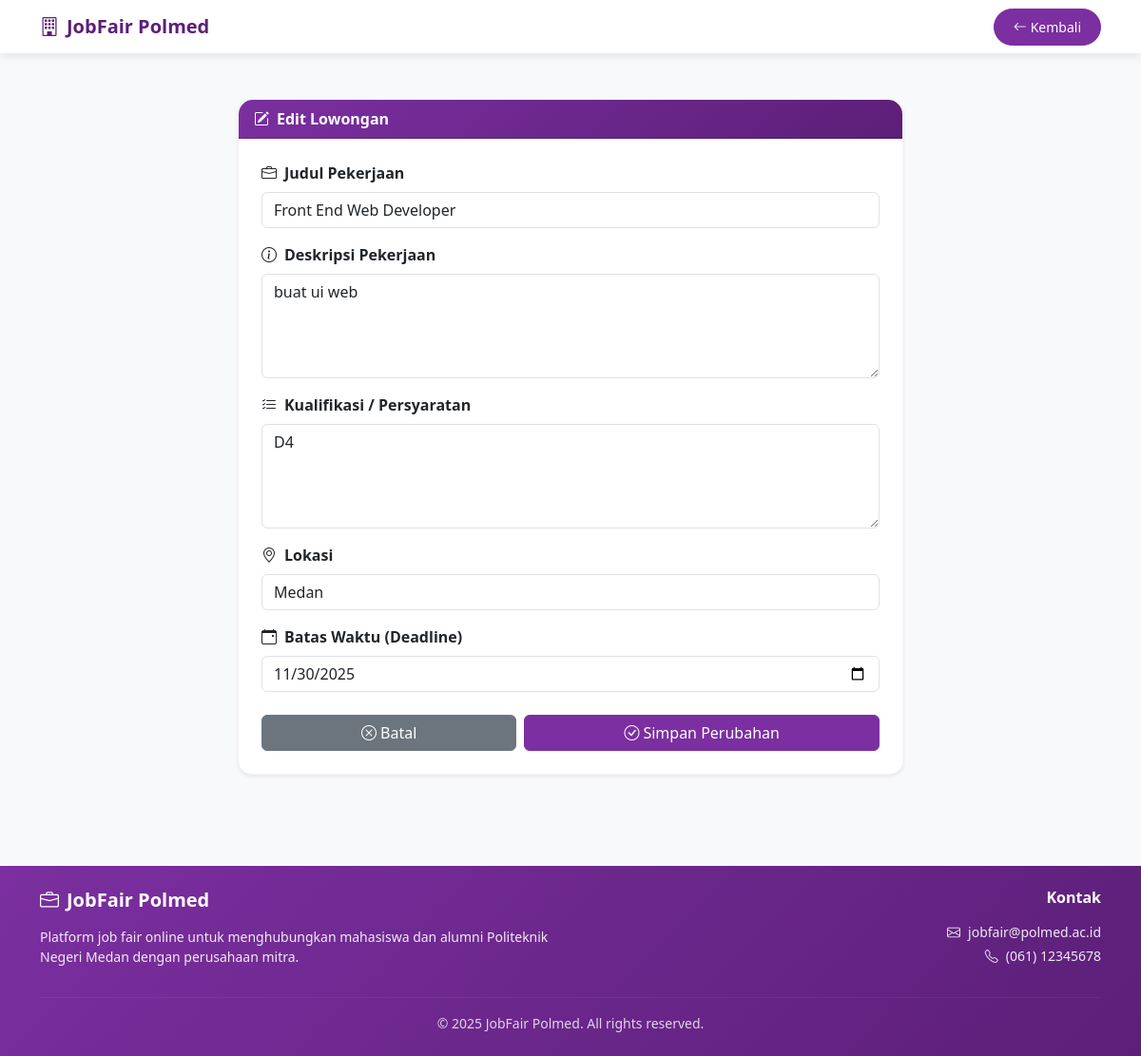
Page /dashboard/edit_job.php?id=1 (signed in) on the committed database.
### tables this page shows
CREATE TABLE IF NOT EXISTS `jobs` (
  `job_id` int(11) NOT NULL AUTO_INCREMENT,
  `company_id` int(11) NOT NULL,
  `title` varchar(150) NOT NULL,
  `description` text NOT NULL,
  `requirements` text DEFAULT NULL,
  `location` varchar(100) DEFAULT NULL,
  `deadline` date DEFAULT NULL,
  `created_at` timestamp NOT NULL DEFAULT current_timestamp(),
  PRIMARY KEY (`job_id`),
  KEY `company_id` (`company_id`),
  CONSTRAINT `jobs_ibfk_1` FOREIGN KEY (`company_id`) REFERENCES `companies` (`company_id`) ON DELETE CASCADE
);

### dashboard/edit_job.php (the view, shortened to what this page needs)
<?php
include('../config/database.php');
$user_id = $_SESSION['user_id'];
$company = mysqli_fetch_assoc(mysqli_query($conn, "SELECT * FROM companies WHERE user_id='$user_id'"));
$company_id = $company['company_id'];
$job_id = $_GET['id'];
$job = mysqli_fetch_assoc(mysqli_query($conn, "SELECT * FROM jobs WHERE job_id='$job_id' AND company_id='$company_id'"));
?>
<?php
include('../includes/header.php');
?>
<nav class="navbar navbar-expand-lg navbar-light bg-white" style="box-shadow: 0 2px 10px rgba(0,0,0,0.1);">
  <div class="container">
    <a class="navbar-brand fw-bold" href="perusahaan.php" style="color: #5C1F78;"><i class="bi bi-building me-2"></i>JobFair Polmed</a>
    <div class="d-flex">
      <a href="perusahaan.php" class="btn btn-sm" style="background: #7B2FA0; border-color: #7B2FA0; color: white; border-radius: 25px; padding: 8px 20px;">
        <i class="bi bi-arrow-left me-1"></i>Kembali
      </a>
    </div>
  </div>
</nav>
<div class="container py-5">
  <div class="card mx-auto shadow-sm" style="max-width:700px; border-radius: 15px;">
    <div class="card-header text-white fw-bold" style="background: linear-gradient(135deg, #7B2FA0 0%, #5C1F78 100%); border-radius: 15px 15px 0 0;">
      <i class="bi bi-pencil-square me-2"></i>Edit Lowongan
    </div>
    <div class="card-body p-4">
      <form method="POST">
        <div class="mb-3">
          <label class="form-label fw-bold">
            <i class="bi bi-briefcase me-2"></i>Judul Pekerjaan
          </label>
          <input type="text" name="title" class="form-control" value="<?= htmlspecialchars($job['title']); ?>" required>
        </div>
        <div class="mb-3">
          <label class="form-label fw-bold">
            <i class="bi bi-info-circle me-2"></i>Deskripsi Pekerjaan
          </label>
          <textarea name="description" rows="4" class="form-control" required><?= htmlspecialchars($job['description']); ?></textarea>
        </div>
        <div class="mb-3">
          <label class="form-label fw-bold">
            <i class="bi bi-list-check me-2"></i>Kualifikasi / Persyaratan
          </label>
          <textarea name="requirements" rows="4" class="form-control"><?= htmlspecialchars($job['requirements'] ?? ''); ?></textarea>
        </div>
        <div class="mb-3">
          <label class="form-label fw-bold">
            <i class="bi bi-geo-alt me-2"></i>Lokasi
          </label>
          <input type="text" name="location" class="form-control" value="<?= htmlspecialchars($job['location'] ?? ''); ?>">
        </div>
        <div class="mb-4">
          <label class="form-label fw-bold">
            <i class="bi bi-calendar-event me-2"></i>Batas Waktu (Deadline)
          </label>
          <input type="date" name="deadline" class="form-control" value="<?= $job['deadline']; ?>" required>
        </div>
        <div class="d-flex gap-2">
          <a href="perusahaan.php" class="btn btn-secondary flex-fill">
            <i class="bi bi-x-circle me-1"></i>Batal
          </a>
          <button type="submit" name="update" class="btn btn-primary flex-fill" style="background: #7B2FA0; border-color: #7B2FA0;">
            <i class="bi bi-check-circle me-1"></i>Simpan Perubahan
          </button>
        </div>
      </form>
    </div>
  </div>
</div>
<?php include('../includes/footer.php'); ?>

### assets/css/style.css (style rules this page uses)
:root { --polmed-primary: #7B2FA0; --polmed-primary-dark: #5C1F78; --polmed-primary-light: #B36BD8; --polmed-bg: #F7F1FB; --polmed-text: #1F1B2E; --polmed-text-muted: #6F6A80; }
body { font-family: 'Segoe UI', Tahoma, Geneva, Verdana, sans-serif; color: var(--polmed-text); background-color: #fcf7e3; }
.btn-primary { background-color: var(--polmed-primary); border-color: var(--polmed-primary); }
.card, .job-card, .application-box { border-radius: 16px; box-shadow: 0 8px 24px rgba(0, 0, 0, 0.06); border: 1px solid rgba(123, 47, 160, 0.06); }

### dashboard/edit_job.php (style rules this page uses)
body { background-color: #fcf7e3; }

### rows in the picture
jobs: title "Front End Web Developer", description "buat ui web", requirements "D4", location "Medan", deadline "11/30/2025"
